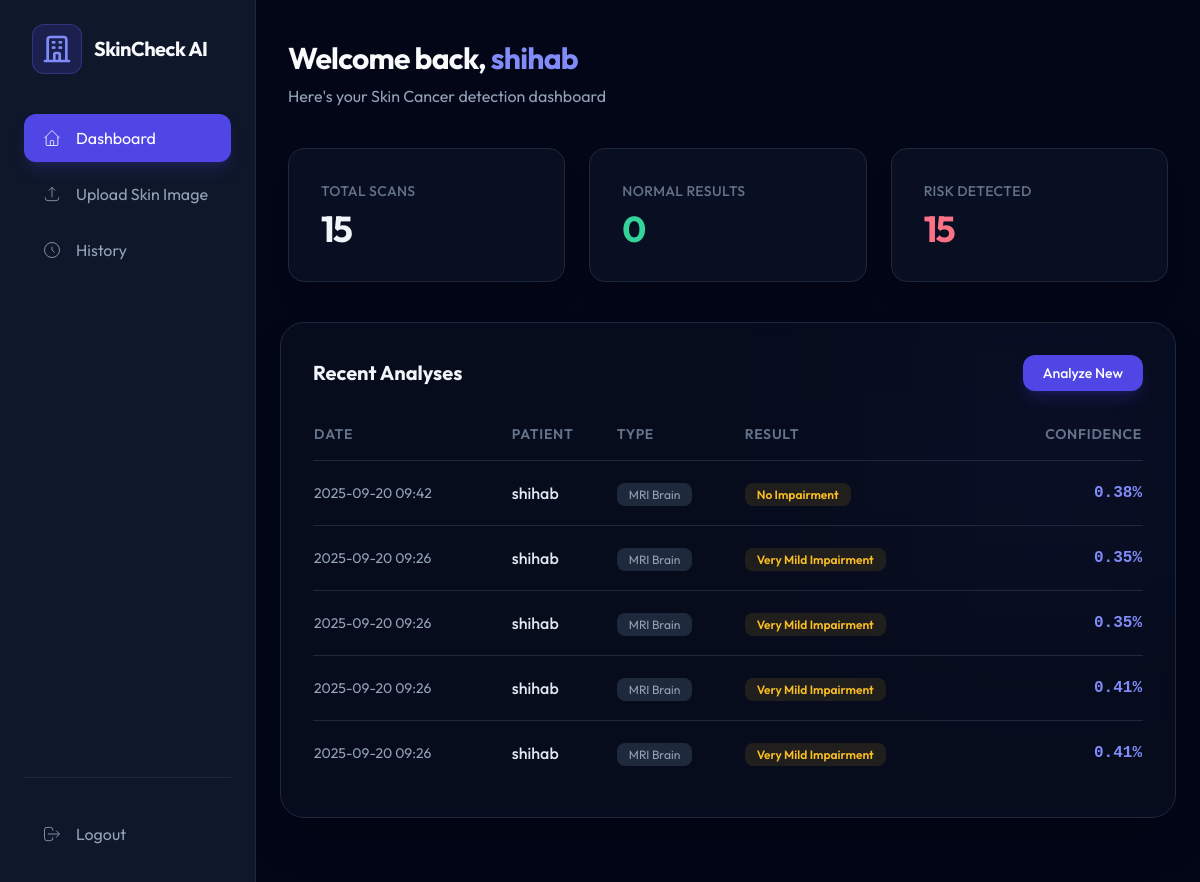
The page /dashboard/ (signed in) on the database its author committed.
### prediction/models.py (models this page shows, shortened)
class Prediction(models.Model):
    user = models.ForeignKey(User, on_delete=models.CASCADE)
    patient_name = models.CharField(max_length=100)
    scan_type = models.CharField(max_length=50)
    result = models.CharField(max_length=50)
    confidence = models.FloatField()
    risk_level = models.CharField(max_length=50)
    timestamp = models.DateTimeField(auto_now_add=True)
    image_file = models.FileField(upload_to='uploads/', default='default.jpg')

### prediction/views.py (the view)
# urls.py: path('dashboard/', views.dashboard_view, name="dashboard"),
@login_required(login_url="login")
def dashboard_view(request):
    print(type(request.user), request.user)  # Debug
    user = request.user
    records = Prediction.objects.filter(user=user).order_by("-timestamp")
    total_scans = records.count()
    normal_results = records.filter(result="Benign").count()
    risk_detected = total_scans - normal_results
    recent_scans = records[:5]
    context = {
        "username_display": user.username if user.is_authenticated else "Operator",
        "stats": {
            "total_scans": total_scans,
            "normal_results": normal_results,
            "risk_detected": risk_detected,
            "recent_scans": recent_scans,
        }
    }
    return render(request, "dashboard.html", context)

### prediction/templates/dashboard.html (shortened to what this page needs)
{% extends 'base.html' %}
{% block content %}
<div class="mb-10 mt-4 px-2">
  <h1 class="text-3xl font-bold text-slate-50 tracking-tight">
    Welcome back, <span class="text-indigo-400">{{ username_display }}</span>
  </h1>
  <p class="text-slate-400 mt-2">Here's your Skin Cancer detection dashboard</p>
</div>
<div class="grid grid-cols-1 md:grid-cols-3 gap-6 mb-10 px-2">
  <div
    class="bg-slate-900/60 backdrop-blur-xl p-8 rounded-2xl border border-slate-800 shadow-xl group hover:border-indigo-500/50 transition-all">
    <h2 class="text-slate-500 text-sm font-medium tracking-wide uppercase">Total Scans</h2>
    <p class="text-4xl font-bold mt-2 text-slate-100 tracking-tighter">{{ stats.total_scans }}</p>
  </div>
  <div
    class="bg-slate-900/60 backdrop-blur-xl p-8 rounded-2xl border border-slate-800 shadow-xl group hover:border-emerald-500/50 transition-all">
    <h2 class="text-slate-500 text-sm font-medium tracking-wide uppercase">Normal Results</h2>
    <p class="text-4xl font-bold mt-2 text-emerald-400 tracking-tighter">{{ stats.normal_results }}</p>
  </div>
  <div
    class="bg-slate-900/60 backdrop-blur-xl p-8 rounded-2xl border border-slate-800 shadow-xl group hover:border-rose-500/50 transition-all">
    <h2 class="text-slate-500 text-sm font-medium tracking-wide uppercase">Risk Detected</h2>
    <p class="text-4xl font-bold mt-2 text-rose-400 tracking-tighter">{{ stats.risk_detected }}</p>
  </div>
</div>
<div
  class="bg-slate-900/40 backdrop-blur-lg p-8 rounded-3xl border border-slate-800 shadow-2xl mb-10 overflow-hidden relative">
  <div class="absolute top-0 right-0 w-64 h-64 bg-indigo-500/5 blur-[100px] -z-10"></div>
  <div class="flex justify-between items-center mb-8">
    <h2 class="text-xl font-bold text-slate-100">Recent Analyses</h2>
    <a href="{% url 'upload' %}"
      class="px-5 py-2 bg-indigo-600 hover:bg-indigo-500 text-white rounded-xl text-sm font-medium transition-all shadow-lg shadow-indigo-600/20">Analyze
      New</a>
  </div>
  <div class="overflow-x-auto">
    <table class="w-full table-auto">
      <thead>
        <tr class="text-left text-slate-500 text-sm border-b border-slate-800">
          <th class="pb-4 font-semibold uppercase tracking-wider">Date</th>
          <th class="pb-4 font-semibold uppercase tracking-wider">Patient</th>
          <th class="pb-4 font-semibold uppercase tracking-wider">Type</th>
          <th class="pb-4 font-semibold uppercase tracking-wider">Result</th>
          <th class="pb-4 font-semibold uppercase tracking-wider text-right">Confidence</th>
        </tr>
      </thead>
      <tbody class="divide-y divide-slate-800">
        {% for scan in stats.recent_scans %}
        <tr class="group hover:bg-slate-800/30 transition-colors">
          <td class="py-5 text-slate-400 text-sm">{{ scan.timestamp|date:"Y-m-d H:i" }}</td>
          <td class="py-5 text-slate-200 font-medium">{{ scan.patient_name }}</td>
          <td class="py-5">
            <span class="px-3 py-1 bg-slate-800 text-slate-400 text-xs rounded-lg">{{ scan.scan_type }}</span>
          </td>
          <td class="py-5">
            <span class="px-3 py-1 text-xs font-semibold rounded-lg
              {% if scan.result == 'Benign' %}text-emerald-400 bg-emerald-400/10
              {% elif scan.result == 'Melanoma' %}text-rose-400 bg-rose-400/10
              {% else %}text-amber-400 bg-amber-400/10{% endif %}">
              {{ scan.result }}
            </span>
          </td>
          <td class="py-5 text-right font-mono text-indigo-400 font-bold">
            {{ scan.confidence|floatformat:2 }}%
          </td>
        </tr>
        {% empty %}
        <tr>
          <td colspan="5" class="py-4 text-center text-gray-500">No scans yet.</td>
        </tr>
        {% endfor %}
      </tbody>
    </table>
  </div>
</div>
{% endblock %}

### prediction/templates/base.html (style rules this page uses)
body { font-family: 'Outfit', sans-serif; }

### rows shown on the page
Prediction: timestamp "2025-09-20 09:42", patient_name "shihab", scan_type "MRI Brain", result "No Impairment", confidence "0.38"
Prediction: timestamp "2025-09-20 09:26", patient_name "shihab", scan_type "MRI Brain", result "Very Mild Impairment", confidence "0.35"
Prediction: timestamp "2025-09-20 09:26", patient_name "shihab", scan_type "MRI Brain", result "Very Mild Impairment", confidence "0.35"
Prediction: timestamp "2025-09-20 09:26", patient_name "shihab", scan_type "MRI Brain", result "Very Mild Impairment", confidence "0.41"
Prediction: timestamp "2025-09-20 09:26", patient_name "shihab", scan_type "MRI Brain", result "Very Mild Impairment", confidence "0.41"

### other values the page prints
{{ username_display }} "shihab"
{{ stats.total_scans }} "15"
{{ stats.normal_results }} "0"
{{ stats.risk_detected }} "15"
